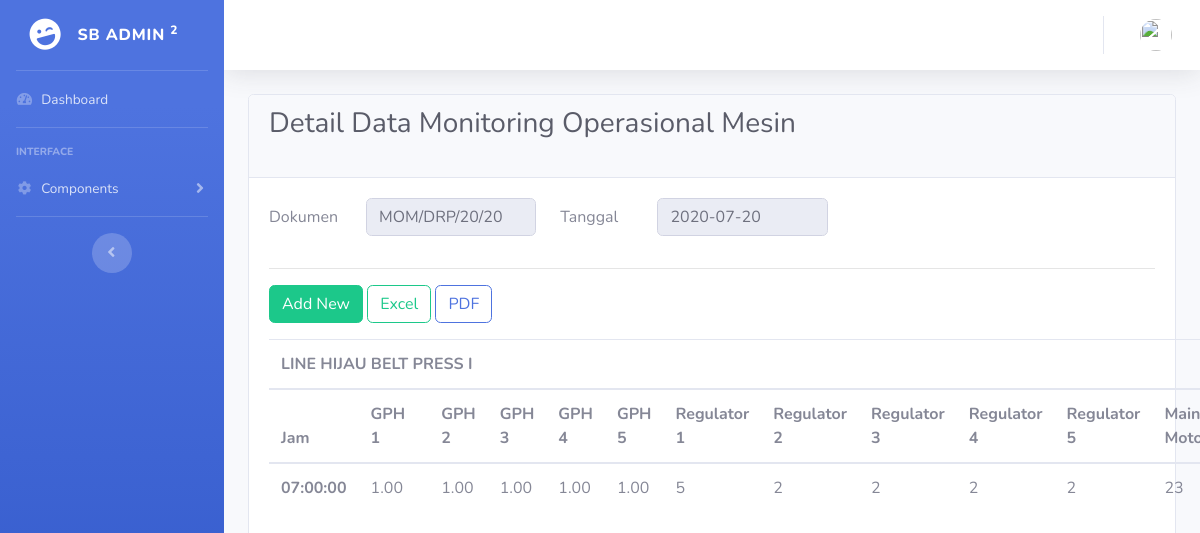
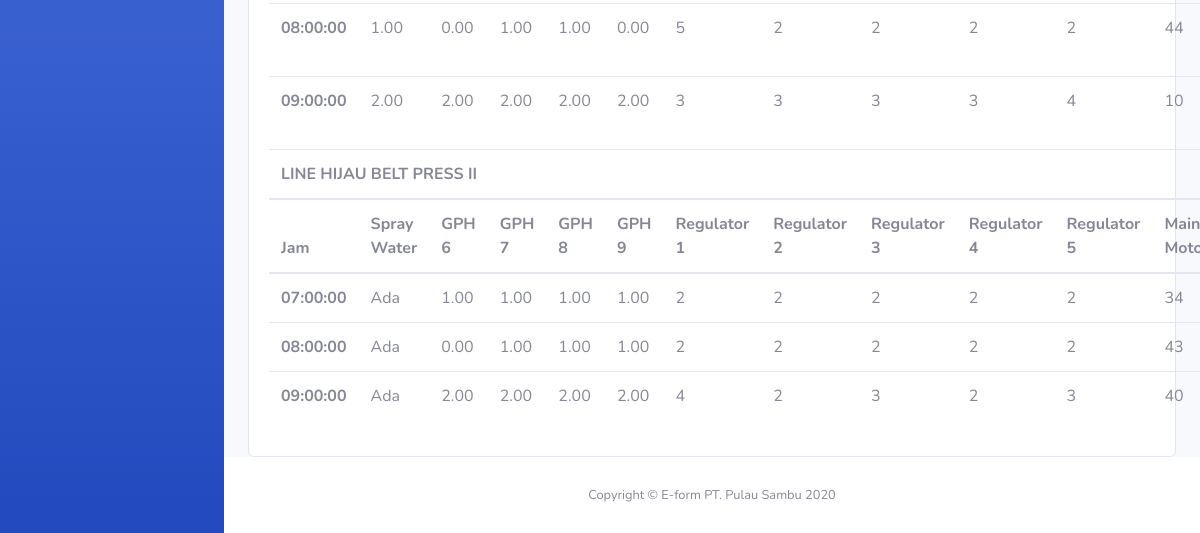
/dashboard/detail/7, run on an earlier commit of the app's database (2 pictures, top to bottom).
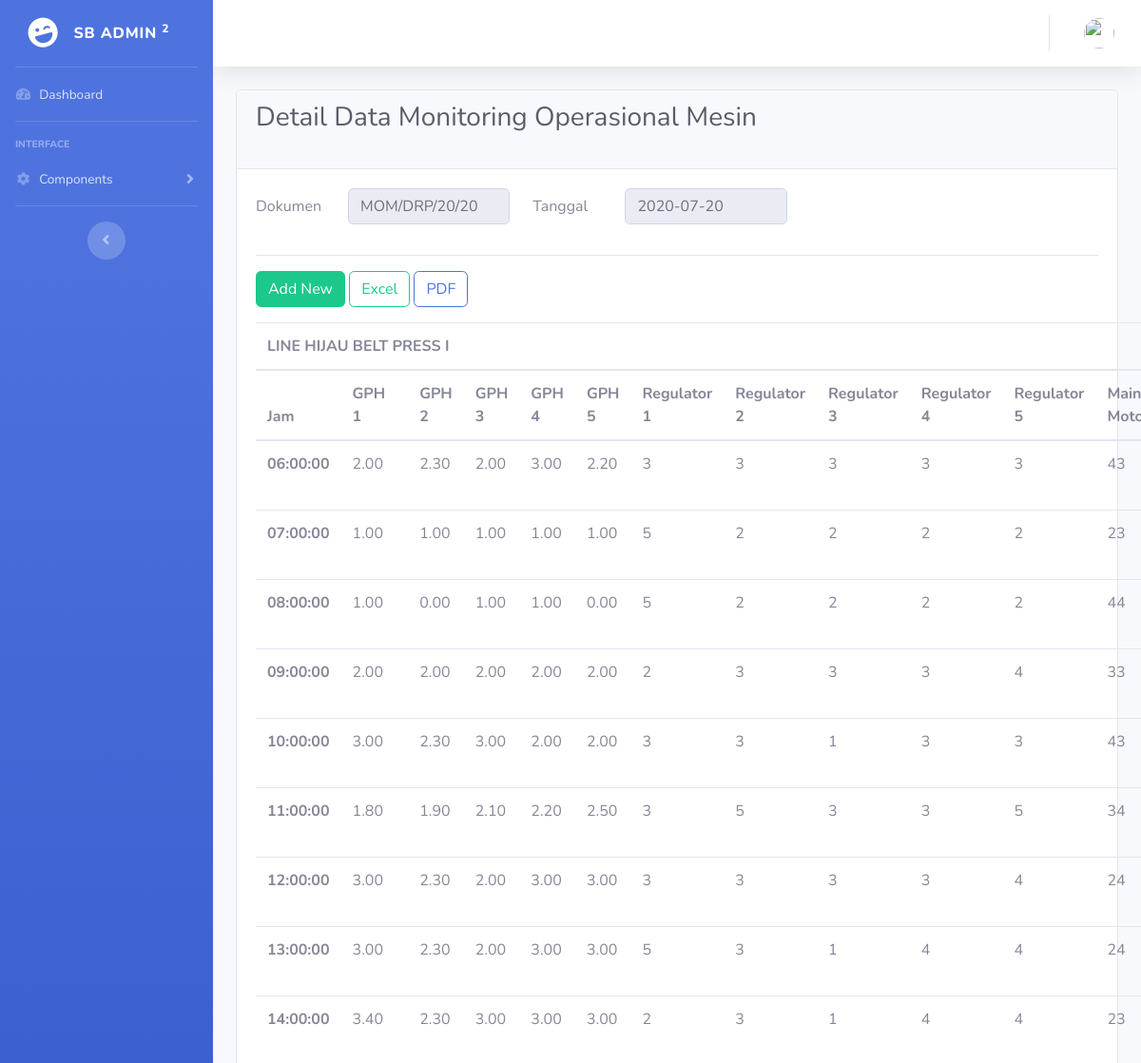
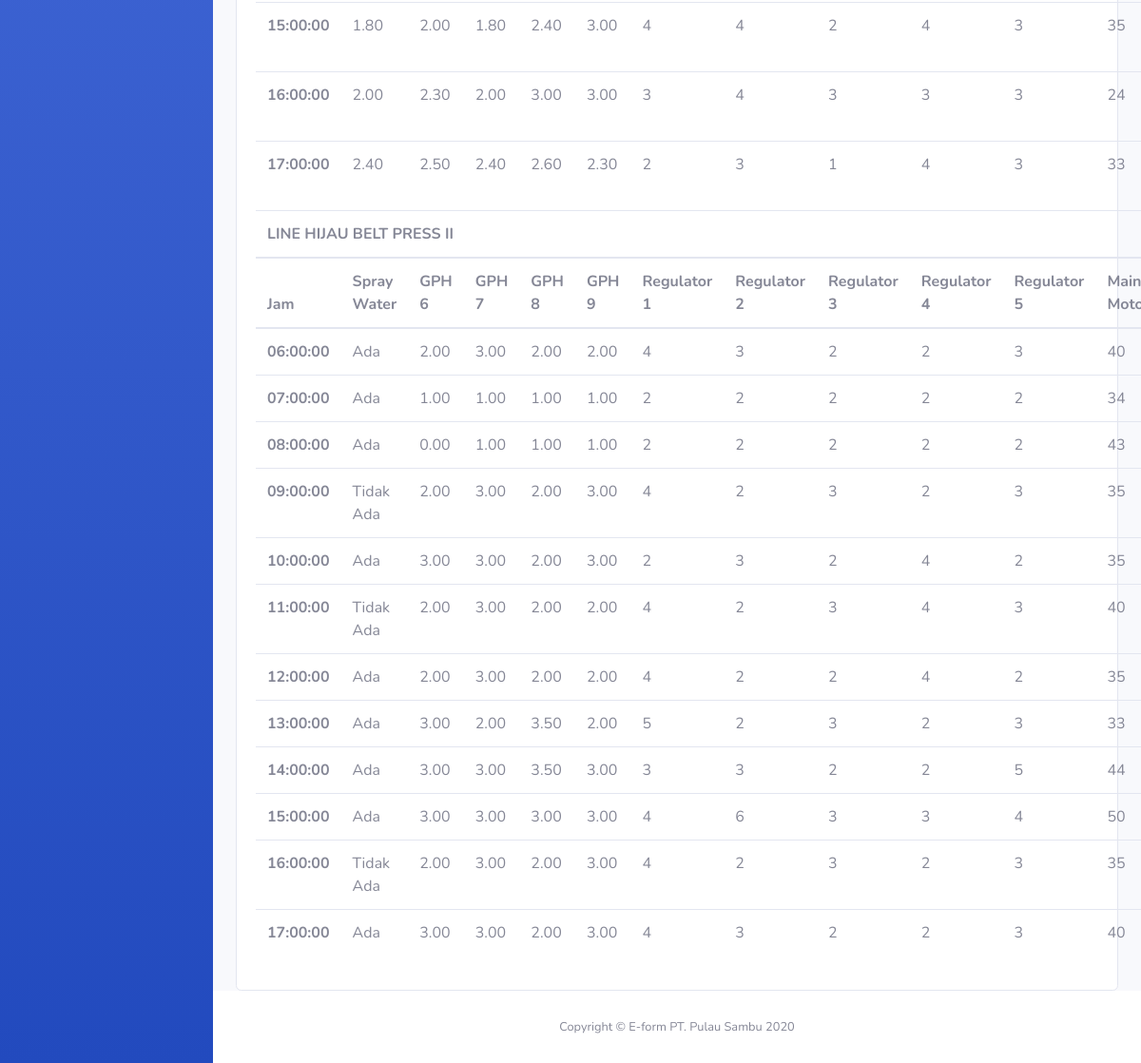
And on a later commit of the database (2 pictures, top to bottom).
### tables this page shows
CREATE TABLE `header` (
  `id_header` int(11) NOT NULL,
  `doc` varchar(128) NOT NULL,
  `date` date NOT NULL,
  `createdBy` int(11) NOT NULL,
  `createdDate` varchar(128) NOT NULL,
  `updatedBy` int(11) DEFAULT NULL,
  `updatedDate` varchar(128) DEFAULT NULL
);

CREATE TABLE `momitoringmom` (
  `id_mom` int(11) NOT NULL,
  `header_id` int(11) NOT NULL,
  `jam` time NOT NULL,
  `gph1` float(3,2) NOT NULL,
  `gph2` float(3,2) NOT NULL,
  `gph3` float(3,2) NOT NULL,
  `gph4` float(3,2) NOT NULL,
  `gph5` float(3,2) NOT NULL,
  `regulator1_bp1` int(11) NOT NULL,
  `regulator2_bp1` int(11) NOT NULL,
  `regulator3_bp1` int(11) NOT NULL,
  `regulator4_bp1` int(11) NOT NULL,
  `regulator5_bp1` int(11) NOT NULL,
  `mainMotor_bp1` int(11) NOT NULL,
  `sprayWater` tinyint(1) NOT NULL,
  `gph6` float(3,2) NOT NULL,
  `gph7` float(3,2) NOT NULL,
  `gph8` float(3,2) NOT NULL,
  `gph9` float(3,2) NOT NULL,
  `regulator1_bp2` int(11) NOT NULL,
  `regulator2_bp2` int(11) NOT NULL,
  `regulator3_bp2` int(11) NOT NULL,
  `regulator4_bp2` int(11) NOT NULL,
  `regulator5_bp2` int(11) NOT NULL,
  `mainMotor_bp2` int(11) NOT NULL
);

### application/controllers/Dashboard.php (called while the page is built, shortened)
<?php
class Dashboard extends CI_Controller
{
     public function detail($id_header)
     {
          $data['title'] = 'Detail MOM';
          $data['user'] = $this->dashboard_model->getSession();
          $data['header'] = $this->dashboard_model->getIdHeader($id_header);
          $data['momitoringmom'] = $this->dashboard_model->getDetail($id_header);
          $this->load->view('tampilan/header', $data);
          $this->load->view('tampilan/navbar', $data);
          $this->load->view('tampilan/topbar', $data);
          $this->load->view('dashboard/detail', $data);
          $this->load->view('tampilan/footer');
     }
}

### index.php (called while the page is built, shortened)
<?php
require_once BASEPATH.'core/CodeIgniter.php';

### application/models/Dashboard_model.php (called while the page is built, shortened)
<?php
class Dashboard_model extends CI_Model
{
     public function getIdHeader($id_header)
     {
          return $this->db->get_where('header', ['id_header' => $id_header])->row_array();
     }
     public function getDetail($id_header)
     {
          $this->db->select('*', 'header.doc', 'header.date', 'header.id', 'header.name');
          $this->db->from('header');
          $this->db->join('momitoringmom', 'momitoringmom.header_id = header.id_header');
          $this->db->where('momitoringmom.header_id', $id_header);
          $this->db->order_by('momitoringmom.jam');
          return $this->db->get()->result_array();
     }
}

### application/views/dashboard/detail.php (the view, shortened to what this page needs)
<div class="container-fluid">
     <div class="card">
          <div class="card-header">
               <h1 class="h3 mb-4 text-gray-800">Detail Data Monitoring Operasional Mesin</h1>
          </div>
          <div class="card-body">
               <form action="" method="POST">
                    <div class="form-group row">
                         <div class="form-group row col-sm-8">
                              <label for="doc" class="col-sm-2 col-form-label">Dokumen</label>
                              <div class="col-sm">
                                   <input type="text" readonly class="form-control" id="doc" name="doc" value="<?= $header['doc']; ?>">
                              </div>
                              <label for="date" class="col-sm-2 col-form-label">Tanggal</label>
                              <div class="col-sm">
                                   <input type="text" readonly class="form-control" id="date" name="date" value="<?= $header['date']; ?>">
                              </div>
                         </div>
                    </div>
               </form>
               <hr>
               <a href="<?= base_url('dashboard/tambah/' . $header['id_header']) ?>" class="btn btn-success mb-3">Add New</a>
               <a href="<?= base_url('dashboard/laporanExcel/' . $header['id_header']) ?>" class="btn btn-outline-success mb-3" name="id_header">Excel</a>
               <a href="<?= base_url('dashboard/laporanPDF/' . $header['id_header']) ?>" class="btn btn-outline-primary mb-3" name="id_header">PDF</a>
               <table class="table">
                    <thead>
                         <tr>
                              <th colspan="13">
                                   LINE HIJAU BELT PRESS I
                              </th>
                         </tr>
                         <tr>
                              <th scope="col">Jam</th>
                              <th scope="col">GPH 1</th>
                              <th scope="col">GPH 2</th>
                              <th scope="col">GPH 3</th>
                              <th scope="col">GPH 4</th>
                              <th scope="col">GPH 5</th>
                              <th scope="col">Regulator 1</th>
                              <th scope="col">Regulator 2</th>
                              <th scope="col">Regulator 3</th>
                              <th scope="col">Regulator 4</th>
                              <th scope="col">Regulator 5</th>
                              <th scope="col">Main Motor</th>
                         </tr>
                    </thead>
                    <tbody>
                         <?php foreach ($momitoringmom as $mm) : ?>
                              <tr>
                                   <th><?= $mm['jam']; ?></th>
                                   <td><?= $mm['gph1']; ?></td>
                                   <td><?= $mm['gph2']; ?></td>
                                   <td><?= $mm['gph3']; ?></td>
                                   <td><?= $mm['gph4']; ?></td>
                                   <td><?= $mm['gph5']; ?></td>
                                   <td><?= $mm['regulator1_bp1']; ?></td>
                                   <td><?= $mm['regulator2_bp1']; ?></td>
                                   <td><?= $mm['regulator3_bp1']; ?></td>
                                   <td><?= $mm['regulator4_bp1']; ?></td>
                                   <td><?= $mm['regulator5_bp1']; ?></td>
                                   <td><?= $mm['mainMotor_bp1']; ?></td>
                              </tr>
                         <?php endforeach; ?>
                    </tbody>
                    <thead>
                         <tr>
                              <th colspan="13">
                                   LINE HIJAU BELT PRESS II
                              </th>
                         </tr>
                         <tr>
                              <th scope="col">Jam</th>
                              <th scope="col">Spray Water</th>
                              <th scope="col">GPH 6</th>
                              <th scope="col">GPH 7</th>
                              <th scope="col">GPH 8</th>
                              <th scope="col">GPH 9</th>
                              <th scope="col">Regulator 1</th>
                              <th scope="col">Regulator 2</th>
                              <th scope="col">Regulator 3</th>
                              <th scope="col">Regulator 4</th>
                              <th scope="col">Regulator 5</th>
                              <th scope="col">Main Motor</th>
                         </tr>
                    </thead>
                    <tbody>
                         <?php foreach ($momitoringmom as $mm) : ?>
                              <tr>
                                   <th><?= $mm['jam']; ?></th>
                                   <td>
                                        <?php
                                        if ($mm['sprayWater'] == 1) {
                                             echo "Ada";
                                        } else {
                                             echo "Tidak Ada";
                                        }
                                        ?>
                                   </td>
                                   <td><?= $mm['gph6']; ?></td>
                                   <td><?= $mm['gph7']; ?></td>
                                   <td><?= $mm['gph8']; ?></td>
                                   <td><?= $mm['gph9']; ?></td>
                                   <td><?= $mm['regulator1_bp2']; ?></td>
                                   <td><?= $mm['regulator2_bp2']; ?></td>
                                   <td><?= $mm['regulator3_bp2']; ?></td>
                                   <td><?= $mm['regulator4_bp2']; ?></td>
                                   <td><?= $mm['regulator5_bp2']; ?></td>
                                   <td><?= $mm['mainMotor_bp2']; ?></td>
                              </tr>
                         <?php endforeach; ?>
                    </tbody>
               </table>
          </div>
     </div>
</div>

### application/views/tampilan/header.php (shortened to what this page needs)
<!DOCTYPE html>
<html lang="en">
<head>
     <link href="<?= base_url('assets/'); ?>vendor/fontawesome-free/css/all.min.css" rel="stylesheet" type="text/css">
     <link href="<?= base_url('assets/'); ?>css/sb-admin-2.min.css" rel="stylesheet">
</head>
<body id="page-top">
     <div id="wrapper">

### application/views/tampilan/navbar.php
<ul class="navbar-nav bg-gradient-primary sidebar sidebar-dark accordion" id="accordionSidebar">
     <a class="sidebar-brand d-flex align-items-center justify-content-center" href="index.html">
          <div class="sidebar-brand-icon rotate-n-15">
               <i class="fas fa-laugh-wink"></i>
          </div>
          <div class="sidebar-brand-text mx-3">SB Admin <sup>2</sup></div>
     </a>
     <hr class="sidebar-divider my-0">
     <li class="nav-item">
          <a class="nav-link" href="<?= base_url('dashboard') ?>">
               <i class="fas fa-fw fa-tachometer-alt"></i>
               <span>Dashboard</span></a>
     </li>
     <hr class="sidebar-divider">
     <div class="sidebar-heading">
          Interface
     </div>
     <li class="nav-item">
          <a class="nav-link collapsed" href="#" data-toggle="collapse" data-target="#collapseTwo" aria-expanded="true" aria-controls="collapseTwo">
               <i class="fas fa-fw fa-cog"></i>
               <span>Components</span>
          </a>
     </li>
     <hr class="sidebar-divider d-none d-md-block">
     <div class="text-center d-none d-md-inline">
          <button class="rounded-circle border-0" id="sidebarToggle"></button>
     </div>
</ul>

### application/views/tampilan/topbar.php (shortened to what this page needs)
<div id="content-wrapper" class="d-flex flex-column">
     <div id="content">
          <nav class="navbar navbar-expand navbar-light bg-white topbar mb-4 static-top shadow">
               <ul class="navbar-nav ml-auto">
                    <li class="nav-item dropdown no-arrow">
                         <a class="nav-link dropdown-toggle" href="#" id="userDropdown" role="button" data-toggle="dropdown" aria-haspopup="true" aria-expanded="false">
                              <img class="img-profile rounded-circle" src="<?= base_url('assets/img/profile/') . $user['image']; ?>">
                         </a>
                    </li>
               </ul>
          </nav>

### application/views/tampilan/footer.php (shortened to what this page needs)
<footer class="sticky-footer bg-white">
     <div class="container my-auto">
          <div class="copyright text-center my-auto">
               <span>Copyright &copy; E-form PT. Pulau Sambu 2020</span>
          </div>
     </div>
</footer>
</div>
</div>
</body>
</html>

What changed in the data, as far as the page shows it:
removed momitoringmom: jam "09:00:00", gph1 "2.00", gph2 "2.00", gph3 "2.00", gph4 "2.00", gph5 "2.00", regulator1_bp1 "3", regulator2_bp1 "3", regulator3_bp1 "3", regulator4_bp1 "3", regulator5_bp1 "4", mainMotor_bp1 "10", sprayWater "Ada", gph6 "2.00", gph7 "2.00", gph8 "2.00", gph9 "2.00", regulator1_bp2 "4", regulator2_bp2 "2", regulator3_bp2 "3", regulator4_bp2 "2", regulator5_bp2 "3", mainMotor_bp2 "40"
added momitoringmom: jam "06:00:00", gph1 "2.00", gph2 "2.30", gph3 "2.00", gph4 "3.00", gph5 "2.20", regulator1_bp1 "3", regulator2_bp1 "3", regulator3_bp1 "3", regulator4_bp1 "3", regulator5_bp1 "3", mainMotor_bp1 "43", sprayWater "Ada", gph6 "2.00", gph7 "3.00", gph8 "2.00", gph9 "2.00", regulator1_bp2 "4", regulator2_bp2 "3", regulator3_bp2 "2", regulator4_bp2 "2", regulator5_bp2 "3", mainMotor_bp2 "40"
added momitoringmom: jam "09:00:00", gph1 "2.00", gph2 "2.00", gph3 "2.00", gph4 "2.00", gph5 "2.00", regulator1_bp1 "2", regulator2_bp1 "3", regulator3_bp1 "3", regulator4_bp1 "3", regulator5_bp1 "4", mainMotor_bp1 "33", sprayWater "Tidak Ada", gph6 "2.00", gph7 "3.00", gph8 "2.00", gph9 "3.00", regulator1_bp2 "4", regulator2_bp2 "2", regulator3_bp2 "3", regulator4_bp2 "2", regulator5_bp2 "3", mainMotor_bp2 "35"
added momitoringmom: jam "10:00:00", gph1 "3.00", gph2 "2.30", gph3 "3.00", gph4 "2.00", gph5 "2.00", regulator1_bp1 "3", regulator2_bp1 "3", regulator3_bp1 "1", regulator4_bp1 "3", regulator5_bp1 "3", mainMotor_bp1 "43", sprayWater "Ada", gph6 "3.00", gph7 "3.00", gph8 "2.00", gph9 "3.00", regulator1_bp2 "2", regulator2_bp2 "3", regulator3_bp2 "2", regulator4_bp2 "4", regulator5_bp2 "2", mainMotor_bp2 "35"
added momitoringmom: jam "11:00:00", gph1 "1.80", gph2 "1.90", gph3 "2.10", gph4 "2.20", gph5 "2.50", regulator1_bp1 "3", regulator2_bp1 "5", regulator3_bp1 "3", regulator4_bp1 "3", regulator5_bp1 "5", mainMotor_bp1 "34", sprayWater "Tidak Ada", gph6 "2.00", gph7 "3.00", gph8 "2.00", gph9 "2.00", regulator1_bp2 "4", regulator2_bp2 "2", regulator3_bp2 "3", regulator4_bp2 "4", regulator5_bp2 "3", mainMotor_bp2 "40"
added momitoringmom: jam "12:00:00", gph1 "3.00", gph2 "2.30", gph3 "2.00", gph4 "3.00", gph5 "3.00", regulator1_bp1 "3", regulator2_bp1 "3", regulator3_bp1 "3", regulator4_bp1 "3", regulator5_bp1 "4", mainMotor_bp1 "24", sprayWater "Ada", gph6 "2.00", gph7 "3.00", gph8 "2.00", gph9 "2.00", regulator1_bp2 "4", regulator2_bp2 "2", regulator3_bp2 "2", regulator4_bp2 "4", regulator5_bp2 "2", mainMotor_bp2 "35"
added momitoringmom: jam "13:00:00", gph1 "3.00", gph2 "2.30", gph3 "2.00", gph4 "3.00", gph5 "3.00", regulator1_bp1 "5", regulator2_bp1 "3", regulator3_bp1 "1", regulator4_bp1 "4", regulator5_bp1 "4", mainMotor_bp1 "24", sprayWater "Ada", gph6 "3.00", gph7 "2.00", gph8 "3.50", gph9 "2.00", regulator1_bp2 "5", regulator2_bp2 "2", regulator3_bp2 "3", regulator4_bp2 "2", regulator5_bp2 "3", mainMotor_bp2 "33"
added momitoringmom: jam "14:00:00", gph1 "3.40", gph2 "2.30", gph3 "3.00", gph4 "3.00", gph5 "3.00", regulator1_bp1 "2", regulator2_bp1 "3", regulator3_bp1 "1", regulator4_bp1 "4", regulator5_bp1 "4", mainMotor_bp1 "23", sprayWater "Ada", gph6 "3.00", gph7 "3.00", gph8 "3.50", gph9 "3.00", regulator1_bp2 "3", regulator2_bp2 "3", regulator3_bp2 "2", regulator4_bp2 "2", regulator5_bp2 "5", mainMotor_bp2 "44"
added momitoringmom: jam "15:00:00", gph1 "1.80", gph2 "2.00", gph3 "1.80", gph4 "2.40", gph5 "3.00", regulator1_bp1 "4", regulator2_bp1 "4", regulator3_bp1 "2", regulator4_bp1 "4", regulator5_bp1 "3", mainMotor_bp1 "35", sprayWater "Ada", gph6 "3.00", gph7 "3.00", gph8 "3.00", gph9 "3.00", regulator1_bp2 "4", regulator2_bp2 "6", regulator3_bp2 "3", regulator4_bp2 "3", regulator5_bp2 "4", mainMotor_bp2 "50"
added momitoringmom: jam "16:00:00", gph1 "2.00", gph2 "2.30", gph3 "2.00", gph4 "3.00", gph5 "3.00", regulator1_bp1 "3", regulator2_bp1 "4", regulator3_bp1 "3", regulator4_bp1 "3", regulator5_bp1 "3", mainMotor_bp1 "24", sprayWater "Tidak Ada", gph6 "2.00", gph7 "3.00", gph8 "2.00", gph9 "3.00", regulator1_bp2 "4", regulator2_bp2 "2", regulator3_bp2 "3", regulator4_bp2 "2", regulator5_bp2 "3", mainMotor_bp2 "35"
added momitoringmom: jam "17:00:00", gph1 "2.40", gph2 "2.50", gph3 "2.40", gph4 "2.60", gph5 "2.30", regulator1_bp1 "2", regulator2_bp1 "3", regulator3_bp1 "1", regulator4_bp1 "4", regulator5_bp1 "3", mainMotor_bp1 "33", sprayWater "Ada", gph6 "3.00", gph7 "3.00", gph8 "2.00", gph9 "3.00", regulator1_bp2 "4", regulator2_bp2 "3", regulator3_bp2 "2", regulator4_bp2 "2", regulator5_bp2 "3", mainMotor_bp2 "40"
